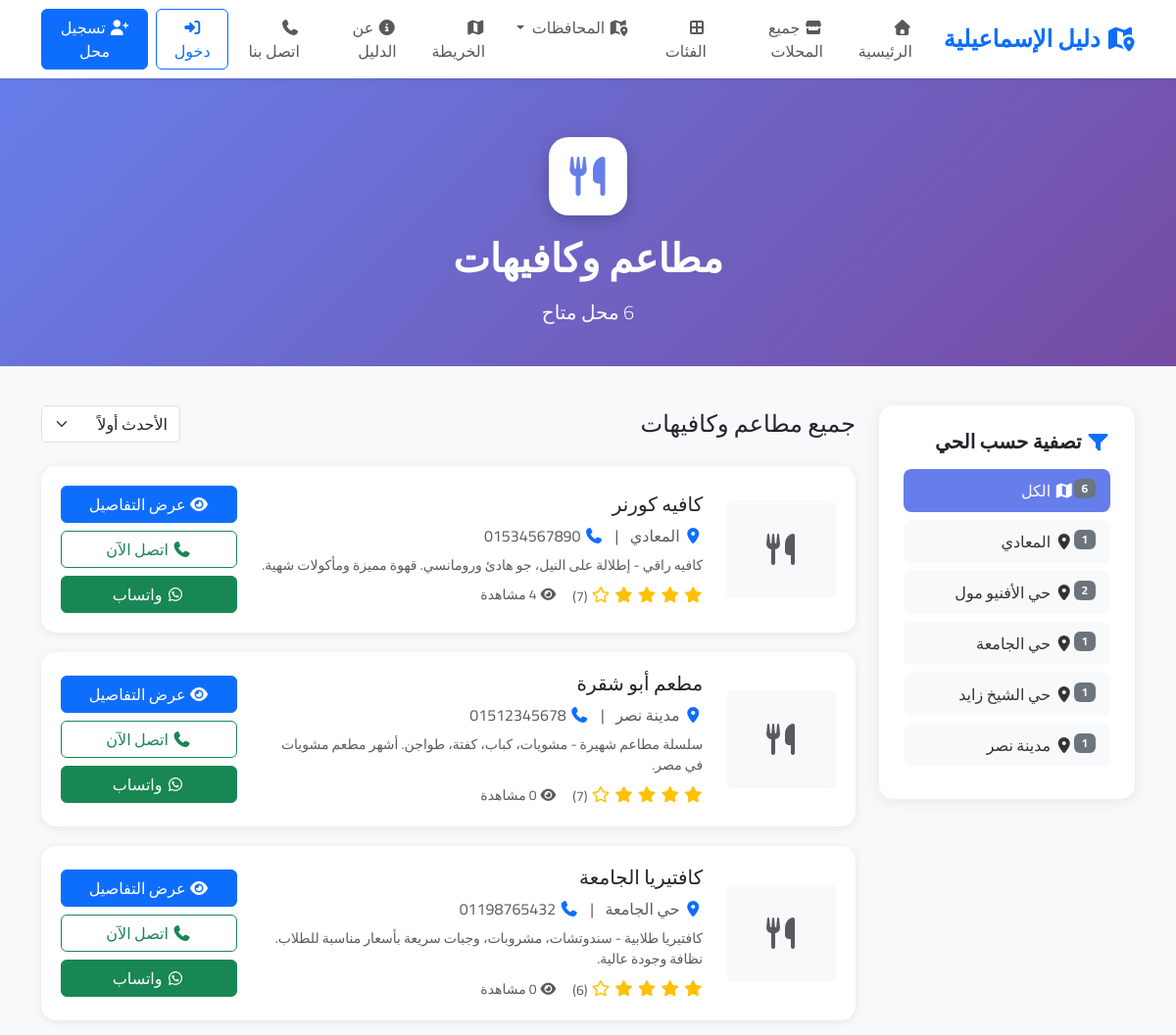
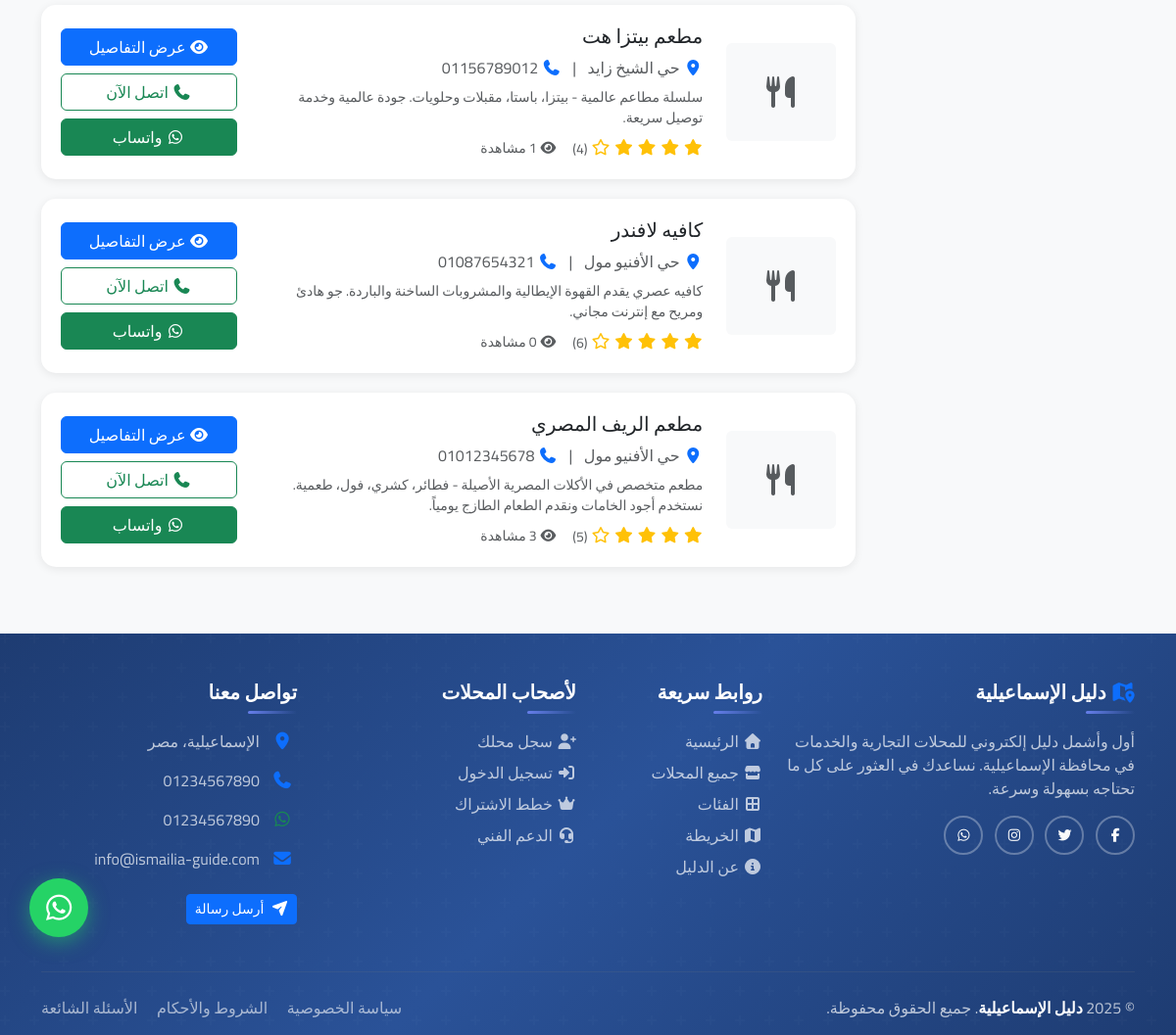
The app's page /category/مطاعم-وكافيهات/ with its own data (2 pictures, top to bottom).
### directory/models.py (models this page shows, shortened)
class Category(models.Model):
    name = models.CharField(
        max_length=100,
        unique=True,
        verbose_name='اسم الفئة',
        help_text='مثال: مطاعم ومقاهي، صيدليات، محلات ملابس',
        db_index=True
    )
    slug = models.SlugField(
        max_length=100,
        unique=True,
        blank=True,
        allow_unicode=True,
        verbose_name='الرابط'
    )
    icon = models.CharField(
        max_length=50,
        blank=True,
        default='fas fa-store',
        verbose_name='أيقونة Font Awesome',
        help_text='مثال: fas fa-utensils'
    )
    description = models.TextField(
        blank=True,
        verbose_name='الوصف',
        help_text='وصف تفصيلي للفئة (اختياري)'
    )
    image = models.ImageField(
        upload_to='categories/%Y/%m/',
        blank=True,
        null=True,
        verbose_name='صورة الفئة',
        help_text='صورة تمثيلية للفئة (اختياري)'
    )
    order = models.IntegerField(
        default=0,
        verbose_name='الترتيب',
        help_text='رقم أصغر = يظهر أولاً'
    )
    is_active = models.BooleanField(
        default=True,
        verbose_name='نشط',
        help_text='إلغاء التفعيل يخفي الفئة من الموقع'
    )
    created_at = models.DateTimeField(
        auto_now_add=True,
        verbose_name='تاريخ الإنشاء'
    )
    updated_at = models.DateTimeField(
        auto_now=True,
        verbose_name='تاريخ التحديث'
    )
    class Meta:
        verbose_name = 'فئة'
        verbose_name_plural = 'الفئات'
        ordering = ['order', 'name']
        indexes = [
            models.Index(fields=['slug']),
            models.Index(fields=['is_active', 'order']),
        ]

class District(models.Model):
    governorate = models.ForeignKey(
        'Governorate',
        on_delete=models.CASCADE,
        related_name='districts',
        related_query_name='district',
        verbose_name='المحافظة'
    )
    name = models.CharField(
        max_length=100,
        verbose_name='اسم الحي',
        db_index=True
    )
    slug = models.SlugField(
        max_length=100,
        unique=True,
        blank=True,
        allow_unicode=True,
        verbose_name='الرابط'
    )
    description = models.TextField(
        blank=True,
        verbose_name='الوصف',
        help_text='وصف تفصيلي للحي (اختياري)'
    )
    is_active = models.BooleanField(
        default=True,
        verbose_name='نشط'
    )
    order = models.IntegerField(
        default=0,
        verbose_name='الترتيب'
    )
    created_at = models.DateTimeField(
        auto_now_add=True,
        verbose_name='تاريخ الإنشاء'
    )
    updated_at = models.DateTimeField(
        auto_now=True,
        verbose_name='تاريخ التحديث'
    )
    class Meta:
        verbose_name = 'حي'
        verbose_name_plural = 'الأحياء'
        ordering = ['governorate__order', 'governorate__name', 'order', 'name']
        indexes = [
            models.Index(fields=['slug']),
            models.Index(fields=['governorate', 'is_active']),
            models.Index(fields=['is_active', 'order']),
        ]
        unique_together = [['governorate', 'name']]  # منع تكرار اسم الحي في نفس المحافظة

class Business(models.Model):
    phone_regex = RegexValidator(
        regex=r'^01[0-2,5]{1}[0-9]{8}$',
        message="أدخل رقم هاتف مصري صحيح (مثال: 01234567890)"
    )
    owner = models.ForeignKey(
        settings.AUTH_USER_MODEL,
        on_delete=models.CASCADE,
        related_name='businesses',
        related_query_name='business',
        verbose_name='المالك'
    )
    name = models.CharField(
        max_length=200,
        verbose_name='اسم المحل',
        db_index=True
    )
    slug = models.SlugField(
        max_length=250,
        unique=True,
        blank=True,
        allow_unicode=True,
        verbose_name='الرابط'
    )
    logo = models.ImageField(
        upload_to='businesses/logos/%Y/%m/',
        blank=True,
        null=True,
        verbose_name='اللوجو',
        help_text='يُفضل صورة مربعة 500x500 بكسل'
    )
    category = models.ForeignKey(
        Category,
        on_delete=models.PROTECT,
        related_name='businesses',
        related_query_name='business',
        verbose_name='الفئة'
    )
    district = models.ForeignKey(
        District,
        on_delete=models.PROTECT,
        related_name='businesses',
        related_query_name='business',
        verbose_name='الحي'
    )
    phone = models.CharField(
        max_length=15,
        validators=[phone_regex],
        verbose_name='رقم الهاتف',
        help_text='مثال: 01234567890'
    )
    whatsapp = models.CharField(
        max_length=15,
        blank=True,
        validators=[phone_regex],
        verbose_name='واتساب',
        help_text='رقم واتساب (اختياري)'
    )
    email = models.EmailField(
        blank=True,
        verbose_name='البريد الإلكتروني'
    )
    website = models.URLField(
        blank=True,
        verbose_name='الموقع الإلكتروني',
        help_text='رابط الموقع الإلكتروني للمحل (اختياري)'
    )
    facebook = models.URLField(
        blank=True,
        verbose_name='فيسبوك',
        help_text='رابط صفحة الفيسبوك (اختياري)'
    )
    instagram = models.URLField(
        blank=True,
        verbose_name='إنستجرام',
        help_text='رابط حساب الإنستجرام (اختياري)'
    )
    twitter = models.URLField(
        blank=True,
        verbose_name='تويتر',
        help_text='رابط حساب تويتر (اختياري)'
    )
    address = models.TextField(
        verbose_name='العنوان',
        help_text='العنوان التفصيلي للمحل'
    )
    location_url = models.URLField(
        blank=True,
        verbose_name='رابط الموقع (Google Maps)',
        help_text='رابط موقع المحل على خرائط جوجل (اختياري)'
    )
    latitude = models.DecimalField(
        max_digits=9,
        decimal_places=6,
        null=True,
        blank=True,
        verbose_name='خط العرض',
        help_text='يتم تحديده تلقائياً من الخريطة'
    )
    longitude = models.DecimalField(
        max_digits=9,
        decimal_places=6,
        null=True,
        blank=True,
        verbose_name='خط الطول',
        help_text='يتم تحديده تلقائياً من الخريطة'
    )
    description = models.TextField(
        verbose_name='الوصف',
        help_text='وصف تفصيلي عن المحل والخدمات المقدمة'
    )
    working_hours = models.TextField(
        blank=True,
        verbose_name='ساعات العمل',
        help_text='مثال: السبت-الخميس: 9 صباحاً - 10 مساءً | الجمعة: 2 مساءً - 10 مساءً'
    )
    view_count = models.PositiveIntegerField(
        default=0,
        verbose_name='عدد المشاهدات',
        editable=False
    )
    is_active = models.BooleanField(
        default=False,
        verbose_name='نشط',
        help_text='تفعيل/إيقاف ظهور المحل في الموقع'
    )
    is_verified = models.BooleanField(
        default=False,
        verbose_name='موثّق',
        help_text='تم التحقق من صحة المحل'
    )
    is_featured = models.BooleanField(
        default=False,
        verbose_name='مميز',
        help_text='عرض المحل في قسم المحلات المميزة'
    )
    created_at = models.DateTimeField(
        auto_now_add=True,
        verbose_name='تاريخ الإضافة'
    )
    updated_at = models.DateTimeField(
        auto_now=True,
        verbose_name='تاريخ التحديث'
    )
    logo = models.ImageField(
        upload_to='businesses/logos/%Y/%m/',
        blank=True,
        null=True,
        verbose_name='اللوجو',
        help_text='يُفضل صورة مربعة 500x500 بكسل'
    )
    cover_image = models.ImageField(
        upload_to='businesses/covers/%Y/%m/',
        blank=True,
        null=True,
        verbose_name='صورة الغلاف',
        help_text='صورة عريضة للعرض في البطاقة والبانر (يُفضل 1200x400 بكسل)'
    )
    class Meta:
        verbose_name = 'محل'
        verbose_name_plural = 'المحلات'
        ordering = ['-created_at']
        indexes = [
            models.Index(fields=['slug']),
            models.Index(fields=['is_active', 'is_verified']),
            models.Index(fields=['category', 'is_active']),
            models.Index(fields=['district', 'is_active']),
            models.Index(fields=['-view_count']),
            models.Index(fields=['is_featured']),
            models.Index(fields=['owner', 'is_active']),
        ]
        constraints = [
            models.CheckConstraint(
                condition=models.Q(latitude__gte=-90, latitude__lte=90) | models.Q(latitude__isnull=True),
                name='valid_latitude',
                violation_error_message='خط العرض يجب أن يكون بين -90 و 90'
            ),
            models.CheckConstraint(
                condition=models.Q(longitude__gte=-180, longitude__lte=180) | models.Q(longitude__isnull=True),
                name='valid_longitude',
                violation_error_message='خط الطول يجب أن يكون بين -180 و 180'
            ),
        ]
    @property
    def average_rating(self):
        from django.db.models import Avg
        try:
            from reviews.models import Review
            reviews = Review.objects.filter(business=self, is_approved=True)
            if reviews.exists():
                avg = reviews.aggregate(Avg('rating'))['rating__avg']
                return round(avg, 1) if avg else 0
        except ImportError:
            pass
        return 0
    @property
    def total_reviews(self):
        try:
            from reviews.models import Review
            return Review.objects.filter(business=self, is_approved=True).count()
        except ImportError:
            return 0

### templates/directory/category_detail.html (shortened to what this page needs)
{% extends 'base.html' %}
{% load static %}
{% block content %}
<section class="category-header">
    <div class="container text-center">
        <div class="category-icon">
            <i class="fas {{ category.icon }}"></i>
        </div>
        <h1 class="fw-bold mb-3">{{ category.name }}</h1>
        <p class="lead mb-0">{{ businesses.count }} محل متاح</p>
    </div>
</section>
<div class="container pb-5">
    <div class="row">
        <div class="col-lg-3">
            <div class="filter-sidebar">
                <h5 class="fw-bold mb-3">
                    <i class="fas fa-filter text-primary"></i>
                    تصفية حسب الحي
                </h5>
                <a href="{% url 'category_detail' category.slug %}"
                   class="filter-option {% if not selected_district %}active{% endif %}">
                    <i class="fas fa-map"></i> الكل
                    <span class="badge bg-secondary float-start">{{ businesses.count }}</span>
                </a>
                {% for district in districts %}
                <a href="?district={{ district.slug }}"
                   class="filter-option {% if selected_district == district.slug %}active{% endif %}">
                    <i class="fas fa-location-dot"></i> {{ district.name }}
                    <span class="badge bg-secondary float-start">
                        {{ district.business_count|default:0 }}
                    </span>
                </a>
                {% endfor %}
            </div>
        </div>
        <div class="col-lg-9">
            <div class="d-flex justify-content-between align-items-center mb-4">
                <h4 class="mb-0">
                    {% if selected_district %}
                        {{ category.name }} في {{ selected_district_name }}
                    {% else %}
                        جميع {{ category.name }}
                    {% endif %}
                </h4>
                <form method="GET" class="d-inline">
                    <select name="order" class="form-select" onchange="this.form.submit()">
                        <option value="-created_at">الأحدث أولاً</option>
                    </select>
                </form>
            </div>
            {% if businesses %}
                {% for business in businesses %}
                <div class="business-card">
                    <div class="row align-items-center">
                        <div class="col-md-2">
                            {% if business.logo %}
                            <img src="{{ business.logo.url }}"
                                 alt="{{ business.name }}"
                                 class="img-fluid rounded"
                                 style="width: 100%; height: 100px; object-fit: cover;">
                            {% else %}
                            <div class="bg-light rounded d-flex align-items-center justify-content-center"
                                 style="width: 100%; height: 100px;">
                                <i class="fas {{ category.icon }} text-muted fs-2"></i>
                            </div>
                            {% endif %}
                        </div>
                        <div class="col-md-7">
                            <div class="d-flex align-items-start mb-2">
                                <h5 class="mb-0 me-2">
                                    <a href="{% url 'business_detail' business.slug %}"
                                       class="text-dark text-decoration-none">
                                        {{ business.name }}
                                    </a>
                                </h5>
                            </div>
                            <p class="text-muted mb-2">
                                <i class="fas fa-map-marker-alt text-primary"></i> {{ business.district.name }}
                                {% if business.phone %}
                                <span class="mx-2">|</span>
                                <i class="fas fa-phone text-primary"></i> {{ business.phone }}
                                {% endif %}
                            </p>
                            <p class="text-muted small mb-2">
                                {{ business.description|truncatewords:20 }}
                            </p>
                            <div class="d-flex align-items-center gap-3">
                                {% if business.average_rating > 0 %}
                                <div style="color: #ffc107;">
                                    {% for i in "12345" %}
                                        {% if forloop.counter <= business.average_rating %}
                                        <i class="fas fa-star"></i>
                                        {% else %}
                                        <i class="far fa-star"></i>
                                        {% endif %}
                                    {% endfor %}
                                    <small class="text-muted">({{ business.total_reviews }})</small>
                                </div>
                                {% endif %}
                                <small class="text-muted">
                                    <i class="fas fa-eye"></i> {{ business.view_count }} مشاهدة
                                </small>
                            </div>
                        </div>
                        <div class="col-md-3 text-end">
                            <a href="{% url 'business_detail' business.slug %}"
                               class="btn btn-primary w-100 mb-2">
                                <i class="fas fa-eye"></i> عرض التفاصيل
                            </a>
                            <a href="tel:{{ business.phone }}"
                               class="btn btn-outline-success w-100 mb-2">
                                <i class="fas fa-phone"></i> اتصل الآن
                            </a>
                            {% if business.whatsapp %}
                            <a href="https://wa.me/{{ business.whatsapp|cut:'+' }}"
                               target="_blank"
                               class="btn btn-success w-100">
                                <i class="fab fa-whatsapp"></i> واتساب
                            </a>
                            {% endif %}
                        </div>
                    </div>
                </div>
                {% endfor %}
            {% endif %}
        </div>
    </div>
</div>
{% endblock %}

### records on screen
Category: name "مطاعم وكافيهات"
District: name "المعادي", business_count "1"
District: name "حي الأفنيو مول", business_count "2"
District: name "حي الجامعة", business_count "1"
District: name "حي الشيخ زايد", business_count "1"
District: name "مدينة نصر", business_count "1"
Business: name "كافيه كورنر", district.name "المعادي", phone "01534567890", description "كافيه راقي - إطلالة على النيل، جو هادئ ورومانسي. قهوة مميزة ومأكولات شهية.", total_reviews "7"
Business: name "مطعم أبو شقرة", district.name "مدينة نصر", phone "01512345678", description "سلسلة مطاعم شهيرة - مشويات، كباب، كفتة، طواجن. أشهر مطعم مشويات في مصر.", total_reviews "7"
Business: name "كافتيريا الجامعة", district.name "حي الجامعة", phone "01198765432", description "كافتيريا طلابية - سندوتشات، مشروبات، وجبات سريعة بأسعار مناسبة للطلاب. نظافة وجودة عالية.", total_reviews "6"
Business: name "مطعم بيتزا هت", district.name "حي الشيخ زايد", phone "01156789012", description "سلسلة مطاعم عالمية - بيتزا، باستا، مقبلات وحلويات. جودة عالمية وخدمة توصيل سريعة.", total_reviews "4"
Business: name "كافيه لافندر", district.name "حي الأفنيو مول", phone "01087654321", description "كافيه عصري يقدم القهوة الإيطالية والمشروبات الساخنة والباردة. جو هادئ ومريح مع إنترنت مجاني.", total_reviews "6"
Business: name "مطعم الريف المصري", district.name "حي الأفنيو مول", phone "01012345678", description "مطعم متخصص في الأكلات المصرية الأصيلة - فطائر، كشري، فول، طعمية. نستخدم أجود الخامات ونقدم الطعام الطازج يومياً.", total_reviews "5"

### other values on screen
{{ businesses.count }} "6"
